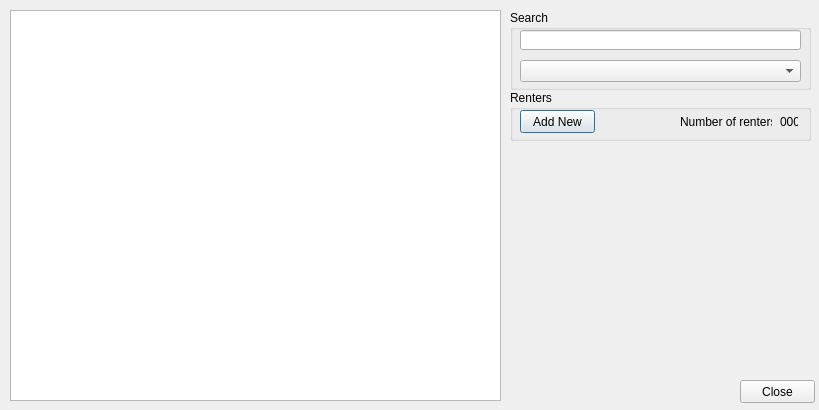
<?xml version="1.0" encoding="UTF-8"?>
<ui version="4.0">
    <class>Dialog</class>
    <widget class="QDialog" name="Dialog">
        <property name="windowModality">
            <enum>Qt::NonModal</enum>
        </property>
        <property name="geometry">
            <rect>
                <x>0</x>
                <y>0</y>
                <width>819</width>
                <height>410</height>
            </rect>
        </property>
        <property name="windowTitle">
            <string>Renters</string>
        </property>
        <widget class="QTableView" name="renters_QTableView">
            <property name="geometry">
                <rect>
                    <x>10</x>
                    <y>10</y>
                    <width>491</width>
                    <height>391</height>
                </rect>
            </property>
        </widget>
        <widget class="QGroupBox" name="groupBox">
            <property name="geometry">
                <rect>
                    <x>510</x>
                    <y>10</y>
                    <width>301</width>
                    <height>80</height>
                </rect>
            </property>
            <property name="title">
                <string>Search</string>
            </property>
            <widget class="QComboBox" name="search_comboBox">
                <property name="geometry">
                    <rect>
                        <x>10</x>
                        <y>50</y>
                        <width>281</width>
                        <height>22</height>
                    </rect>
                </property>
            </widget>
            <widget class="QLineEdit" name="search_input">
                <property name="geometry">
                    <rect>
                        <x>10</x>
                        <y>20</y>
                        <width>281</width>
                        <height>20</height>
                    </rect>
                </property>
            </widget>
        </widget>
        <widget class="QGroupBox" name="groupBox_5">
            <property name="geometry">
                <rect>
                    <x>510</x>
                    <y>90</y>
                    <width>301</width>
                    <height>51</height>
                </rect>
            </property>
            <property name="title">
                <string>Renters</string>
            </property>
            <widget class="QPushButton" name="add_new_renter_button">
                <property name="geometry">
                    <rect>
                        <x>10</x>
                        <y>20</y>
                        <width>75</width>
                        <height>23</height>
                    </rect>
                </property>
                <property name="text">
                    <string>Add New</string>
                </property>
            </widget>
            <widget class="QLabel" name="label_7">
                <property name="geometry">
                    <rect>
                        <x>170</x>
                        <y>20</y>
                        <width>92</width>
                        <height>23</height>
                    </rect>
                </property>
                <property name="text">
                    <string>Number of renters:</string>
                </property>
            </widget>
            <widget class="QLabel" name="renters_count">
                <property name="geometry">
                    <rect>
                        <x>270</x>
                        <y>20</y>
                        <width>18</width>
                        <height>23</height>
                    </rect>
                </property>
                <property name="text">
                    <string>000</string>
                </property>
            </widget>
        </widget>
        <widget class="QPushButton" name="close_button">
            <property name="geometry">
                <rect>
                    <x>740</x>
                    <y>380</y>
                    <width>75</width>
                    <height>23</height>
                </rect>
            </property>
            <property name="text">
                <string>Close</string>
            </property>
        </widget>
    </widget>
    <resources/>
    <connections/>
</ui>
